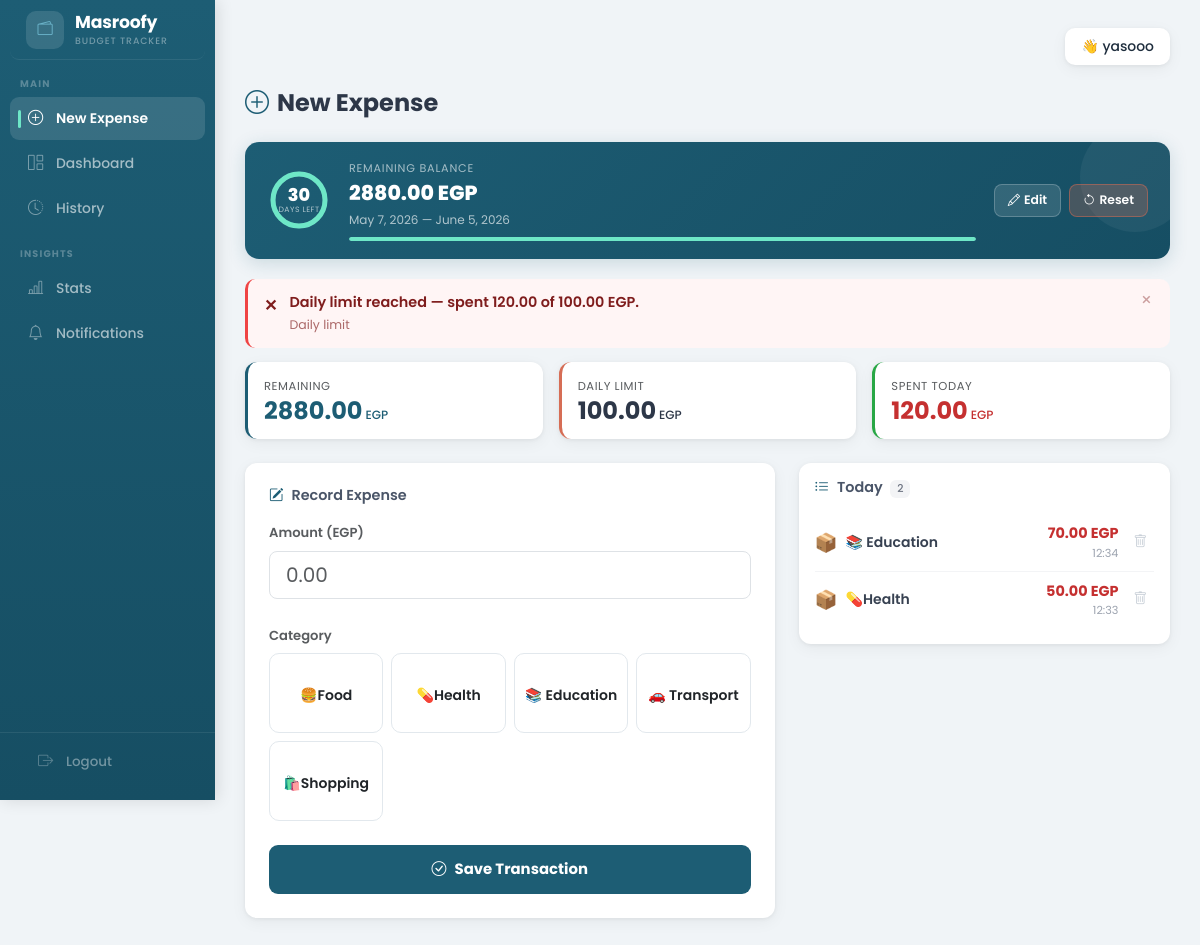
Before: /record/ (signed in) with the older database file.
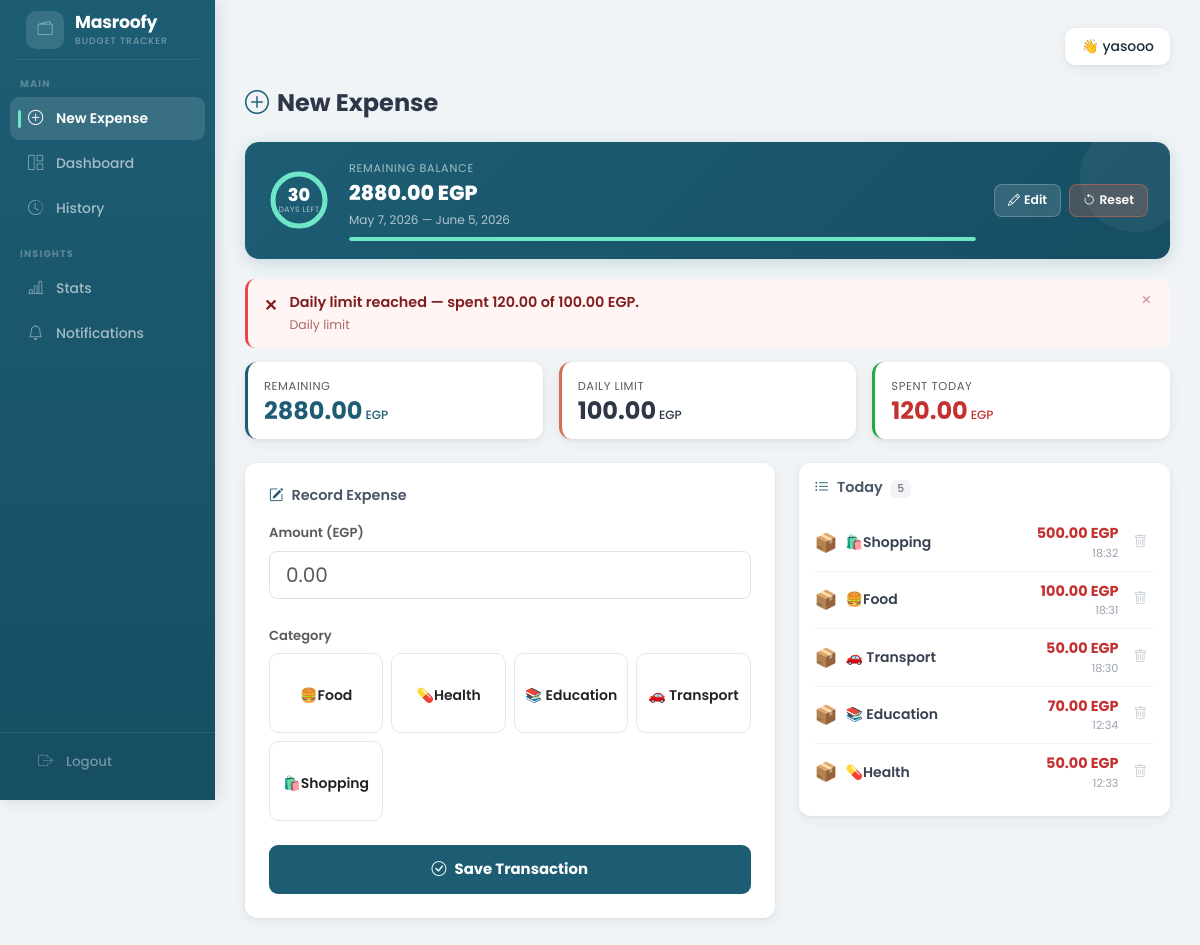
After: the same page with the newer database file.
### budget/models.py (models this page shows, shortened)
class BudgetCycle(models.Model):
    user = models.ForeignKey(User, on_delete=models.CASCADE)
    objects = CycleManager()
    total_allowance   = models.FloatField()
    start_date        = models.DateField()
    end_date          = models.DateField()
    remaining_balance = models.FloatField()
    safe_daily_limit  = models.FloatField()
    is_active         = models.BooleanField(default=True)

class DailyRecord(models.Model):
    user = models.ForeignKey(User, on_delete=models.CASCADE)
    objects = DailyRecordManager()
    date            = models.DateField()
    allocated_limit = models.FloatField()
    total_spent     = models.FloatField(default=0)
    cycle           = models.ForeignKey(BudgetCycle, on_delete=models.CASCADE)

class Category(models.Model):
    name = models.CharField(max_length=100)
    icon_res_id = models.IntegerField(default=0)
    @property
    def icon_emoji(self):
        return CATEGORY_ICONS.get(self.name, "📦")

class Transaction(models.Model):
    user = models.ForeignKey(User, on_delete=models.CASCADE)
    objects = TransactionManager()
    amount    = models.FloatField()
    category  = models.ForeignKey(Category, on_delete=models.CASCADE)
    timestamp = models.DateTimeField()
    cycle     = models.ForeignKey(BudgetCycle, on_delete=models.CASCADE)

### budget/views.py (the view, shortened to what this page needs)
# urls.py: path('record/', views.record_expense, name='record_expense'),
@csrf_exempt
def record_expense(request):
    cat_dao = CategoryDAO()
    tx_dao  = TransactionDAO()
    today   = timezone.now().date()
    cycle = BudgetCycle.objects.filter(is_active=True, user=request.user).first()
    if cycle:
        actual_spent = float(
            Transaction.objects.filter(cycle=cycle)
            .aggregate(total=Sum("amount"))["total"] or 0
        )
        cycle.remaining_balance = float(cycle.total_allowance) - actual_spent
        cycle.save(update_fields=["remaining_balance"])
    dynamic_daily_limit = 0
    spent_today         = 0.0
    daily_record        = None
    if cycle:
        spent_today = float(
            Transaction.objects.filter(cycle=cycle, timestamp__date=today)
            .aggregate(total=Sum("amount"))["total"] or 0
        )
        existing_record = DailyRecord.objects.filter(
            user=request.user, cycle=cycle, date=today
        ).first()
        if existing_record:
            dynamic_daily_limit = existing_record.allocated_limit
            existing_record.total_spent = spent_today
            existing_record.save(update_fields=["total_spent"])
            daily_record = existing_record
    days_left  = max((cycle.end_date - today).days + 1, 0) if cycle else 0
    total_days = (cycle.end_date - cycle.start_date).days + 1 if cycle else 1
    context = {
        "categories":           cat_dao.get_all(),
        "cycle":                cycle,
        "daily_record":         daily_record,
        "dynamic_daily_limit":  dynamic_daily_limit,
        "spent_today":          spent_today,
        "days_left":            days_left,
        "total_days":           total_days,
        "today_transactions":   tx_dao.get_by_date(today) if cycle else [],
        "result_message":       None,
        "result_status":        None,
        "daily_alert":          get_daily_alert(daily_record),
        "cycle_alert":          get_cycle_alert(cycle),
        "cycle_errors":         [],
        "cycle_form":           {},
        "form": {
            "amount":      {"value": "", "errors": []},
            "category_id": {"value": "", "errors": []},
        },
    }
    return render(request, "budget/expense_entry.html", context)

### templates/budget/expense_entry.html (shortened to what this page needs)
{% extends 'base.html' %}
{% block content %}
<h4 class="mb-4" style="color:#2d3748;font-weight:700;">
  <i class="bi bi-plus-circle me-2" style="color:#1D5D74;"></i>New Expense
</h4>
{% if not cycle %}
<div class="setup-card">
  <div class="sc-title"><i class="bi bi-wallet2 me-2"></i>Set Up Your Budget</div>
  {% if cycle_errors %}
  <div class="inline-alert danger mb-3">
    <span class="ia-icon">!</span>
    <div class="ia-body">
      {% for e in cycle_errors %}<div>{{ e }}</div>{% endfor %}
    </div>
  </div>
  {% endif %}
  <form method="POST" action="/record/">
    {% csrf_token %}
    <input type="hidden" name="action" value="create_cycle">
    <div class="row g-3 mb-2">
      <div class="col-md-6">
        <label class="form-label fw-semibold text-muted" style="font-size:.82rem;">Total Budget (EGP)</label>
        <input type="number" name="total_allowance" step="0.01" min="1"
               class="form-control" placeholder="e.g. 3000"
               value="{{ cycle_form.total_allowance|default:'' }}" id="setupBudget" required>
      </div>
      <div class="col-md-6">
        <label class="form-label fw-semibold text-muted" style="font-size:.82rem;">Duration</label>
        <div class="dur-toggle">
          <button type="button" id="btnDays" class="active" onclick="setMode('days')">No. of Days</button>
          <button type="button" id="btnDate" onclick="setMode('date')">End Date</button>
        </div>
        <div id="daysSection">
          <input type="number" name="duration_days" id="setupDays" min="1" max="365"
                 class="form-control" placeholder="e.g. 30"
                 value="{{ cycle_form.duration_days|default:'' }}">
        </div>
        <div id="dateSection" style="display:none;">
          <input type="date" name="end_date" id="setupEndDate" class="form-control"
                 value="{{ cycle_form.end_date|default:'' }}">
        </div>
      </div>
    </div>
    <div class="preview-pills" id="setupPreview">
      <div class="preview-pill"><div class="pp-label">Daily Limit</div><div class="pp-val" id="pvDaily">—</div></div>
      <div class="preview-pill"><div class="pp-label">Total Days</div><div class="pp-val" id="pvDays">—</div></div>
      <div class="preview-pill"><div class="pp-label">Ends On</div><div class="pp-val" id="pvEnd">—</div></div>
    </div>
    <button type="submit" class="btn-start">Start Budget</button>
  </form>
</div>
<!-- ════════════════════════════════
     ACTIVE CYCLE → Main view
════════════════════════════════ -->
{% else %}
<div class="cycle-banner" id="cycleBanner">
  <div class="cb-donut">
    <svg viewBox="0 0 64 64" width="64" height="64">
      <circle class="d-bg"  cx="32" cy="32" r="26"/>
      <circle class="d-val" cx="32" cy="32" r="26" id="donutArc"/>
    </svg>
    <div class="d-center">
      <div class="d-num">{{ days_left }}</div>
      <div class="d-lbl">days left</div>
    </div>
  </div>
  <div class="cb-info">
    <div class="cb-label">Remaining Balance</div>
    <div class="cb-balance">{{ cycle.remaining_balance|floatformat:2 }} EGP</div>
    <div class="cb-dates">{{ cycle.start_date }} — {{ cycle.end_date }}</div>
    <div class="cb-bar">
      <div class="cb-bar-fill" style="width:{% widthratio days_left total_days 100 %}%"></div>
    </div>
  </div>
  <div class="d-flex gap-2 flex-shrink-0">
    <button class="cb-edit" onclick="toggleEdit()" title="Edit budget — transactions stay">
      <i class="bi bi-pencil me-1"></i>Edit
    </button>
    <button class="cb-edit"
            style="background:rgba(214,109,85,0.25);border-color:rgba(214,109,85,0.5);"
            onclick="toggleReset()"
            title="Reset budget — deletes ALL transactions">
      <i class="bi bi-arrow-counterclockwise me-1"></i>Reset
    </button>
  </div>
</div>
{% if daily_alert %}
<div class="inline-alert {{ daily_alert.type }}">
  <span class="ia-icon">{% if daily_alert.type == 'danger' %}✕{% elif daily_alert.type == 'warning' %}!{% else %}i{% endif %}</span>
  <div class="ia-body">
    <div class="ia-title">{{ daily_alert.msg }}</div>
    <div class="ia-sub">Daily limit</div>
  </div>
  <button class="ia-close" onclick="this.closest('.inline-alert').remove()">×</button>
</div>
{% endif %}
<div class="row g-3 mb-4">
  <div class="col-md-4">
    <div class="card p-3" style="border-left:3px solid #1D5D74;">
      <div class="text-muted" style="font-size:.72rem;text-transform:uppercase;letter-spacing:.05em;margin-bottom:4px;">Remaining</div>
      <div class="fw-bold" style="font-size:1.5rem;color:#1D5D74;line-height:1;">
        {{ cycle.remaining_balance|floatformat:2 }}<span style="font-size:.75rem;font-weight:500;margin-left:3px;">EGP</span>
      </div>
    </div>
  </div>
  <div class="col-md-4">
    <div class="card p-3" style="border-left:3px solid #D66D55;">
      <div class="text-muted" style="font-size:.72rem;text-transform:uppercase;letter-spacing:.05em;margin-bottom:4px;">Daily Limit</div>
      <div class="fw-bold" style="font-size:1.5rem;color:#2d3748;line-height:1;">
        {{ dynamic_daily_limit|floatformat:2 }}<span style="font-size:.75rem;font-weight:500;margin-left:3px;">EGP</span>
      </div>
    </div>
  </div>
  <div class="col-md-4">
    <div class="card p-3" style="border-left:3px solid #28a745;">
      <div class="text-muted" style="font-size:.72rem;text-transform:uppercase;letter-spacing:.05em;margin-bottom:4px;">Spent Today</div>
      <div class="fw-bold" style="font-size:1.5rem;color:#c53030;line-height:1;">
        {{ spent_today|floatformat:2 }}<span style="font-size:.75rem;font-weight:500;margin-left:3px;">EGP</span>
      </div>
    </div>
  </div>
</div>
<div class="row">
  <div class="col-md-7">
    <div class="card p-4 mb-4">
      <h6 class="mb-3" style="color:#4a5568;font-weight:600;font-size:.9rem;">
        <i class="bi bi-pencil-square me-2" style="color:#1D5D74;"></i>Record Expense
      </h6>
      <form method="post" action="/record/" autocomplete="off">
        <div class="mb-4">
          <label class="form-label fw-semibold text-muted" style="font-size:.82rem;">Amount (EGP)</label>
          <input type="number" name="amount" step="0.01" min="0.01"
                 class="form-control form-control-lg" style="border-radius:8px;"
                 placeholder="0.00" value="{{ form.amount.value|default:'' }}"
                 required autofocus>
        </div>
        <div class="mb-4">
          <label class="form-label fw-semibold text-muted" style="font-size:.82rem;">Category</label>
          <div class="row g-2">
            {% for cat in categories %}
            <div class="col-4 col-sm-3">
              <label class="cat-chip w-100">
                <div class="chip-inner">
                  <span class="small fw-semibold">{{ cat.name }}</span>
                </div>
              </label>
            </div>
            {% empty %}
            <p class="text-muted small">No categories — add them from Admin.</p>
            {% endfor %}
          </div>
        </div>
        <button type="submit" class="btn-save">
          <i class="bi bi-check-circle me-2"></i>Save Transaction
        </button>
      </form>
    </div>
  </div>
  <div class="col-md-5">
    <div class="card p-3">
      <h6 class="mb-3" style="color:#4a5568;font-weight:600;font-size:.9rem;">
        <i class="bi bi-list-ul me-2" style="color:#1D5D74;"></i>Today
        <span class="badge ms-1" style="background:#f3f4f6;color:#6b7280;font-weight:500;">{{ today_transactions|length }}</span>
      </h6>
      {% if today_transactions %}
        {% for tx in today_transactions %}
        <div class="tx-row">
          <div class="d-flex align-items-center gap-2">
            <span style="font-size:1.15rem;">{{ tx.category.icon_emoji }}</span>
            <span class="small fw-semibold" style="color:#374151;">{{ tx.category.name }}</span>
          </div>
          <div class="d-flex align-items-center gap-2">
            <div class="text-end">
              <div style="font-weight:700;color:#c53030;font-size:.9rem;">{{ tx.amount|floatformat:2 }} EGP</div>
              <div style="font-size:.7rem;color:#9ca3af;">{{ tx.timestamp|time:"H:i" }}</div>
            </div>
            <form method="POST" action="{% url 'delete_transaction' tx.id %}"
                  onsubmit="return confirm('Remove this transaction?')">
              <button type="submit" class="btn-del" title="Remove">
                <i class="bi bi-trash"></i>
              </button>
            </form>
          </div>
        </div>
        {% endfor %}
      {% else %}
        <div class="text-center py-5" style="color:#c9d0d8;">
          <i class="bi bi-inbox" style="font-size:2rem;display:block;margin-bottom:8px;"></i>
          <span style="font-size:.82rem;">No transactions today</span>
        </div>
      {% endif %}
    </div>
  </div>
</div>
{% endif %}
{% endblock %}

### templates/base.html (shortened to what this page needs)
<!DOCTYPE html>
<html lang="en">
<head>
    <link href="https://cdn.jsdelivr.net/npm/bootstrap@5.3.0/dist/css/bootstrap.min.css" rel="stylesheet">
    <link href="https://cdn.jsdelivr.net/npm/bootstrap-icons@1.10.5/font/bootstrap-icons.css" rel="stylesheet">
</head>
<body class="{% if not user.is_authenticated %}auth-page{% endif %}">
<div class="container-fluid p-0">
    <div class="row g-0">
        {% if user.is_authenticated %}
        <aside class="sidebar p-0" id="appSidebar">
            <a href="/record/" class="sb-brand">
                <div class="sb-brand-icon">
                    <i class="bi bi-wallet2" style="color:#7ecde4;"></i>
                </div>
                <div>
                    <div class="sb-brand-name">Masroofy</div>
                    <span class="sb-brand-sub">Budget Tracker</span>
                </div>
            </a>
            <div class="sb-section">Main</div>
            <a href="/record/"
               class="{% if request.path == '/record/' %}active-link{% endif %}">
                <i class="bi bi-plus-circle"></i>
                <span>New Expense</span>
            </a>
            <a href="/dashboard/"
               class="{% if request.path == '/dashboard/' %}active-link{% endif %}">
                <i class="bi bi-grid-1x2"></i>
                <span>Dashboard</span>
            </a>
            <a href="/history/"
               class="{% if request.path == '/history/' %}active-link{% endif %}">
                <i class="bi bi-clock-history"></i>
                <span>History</span>
            </a>
            <div class="sb-section">Insights</div>
            <a href="/stats/"
               class="{% if request.path == '/stats/' %}active-link{% endif %}">
                <i class="bi bi-bar-chart-line"></i>
                <span>Stats</span>
            </a>
            <a href="/notifications/check/"
               class="{% if request.path == '/notifications/check/' %}active-link{% endif %}">
                <i class="bi bi-bell"></i>
                <span>Notifications</span>
            </a>
            <div class="sb-bottom">
                <a href="{% url 'logout' %}">
                    <i class="bi bi-box-arrow-right"></i>
                    <span>Logout</span>
                </a>
            </div>
        </aside>
        {% endif %}
<div class="{% if user.is_authenticated %}col main-content{% else %}col-12{% endif %}">
            {% if user.is_authenticated %}
            <div class="topbar d-none d-lg-flex">
                <div class="user-box">
                    <span>👋 {{ user.username }}</span>
                </div>
            </div>
            {% endif %}
            {% block content %}{% endblock %}
        </div>
    </div>
</div>
</body>
</html>

Changed rows visible on the page:
added Transaction: category.icon_emoji "📦", category.name "🛍️Shopping", amount "500.00", timestamp "18:32"
added Transaction: category.icon_emoji "📦", category.name "🍔Food", amount "100.00", timestamp "18:31"
added Transaction: category.icon_emoji "📦", category.name "🚗 Transport", amount "50.00", timestamp "18:30"
Other visible differences:
{{ today_transactions|length }}: "2" → "5"
